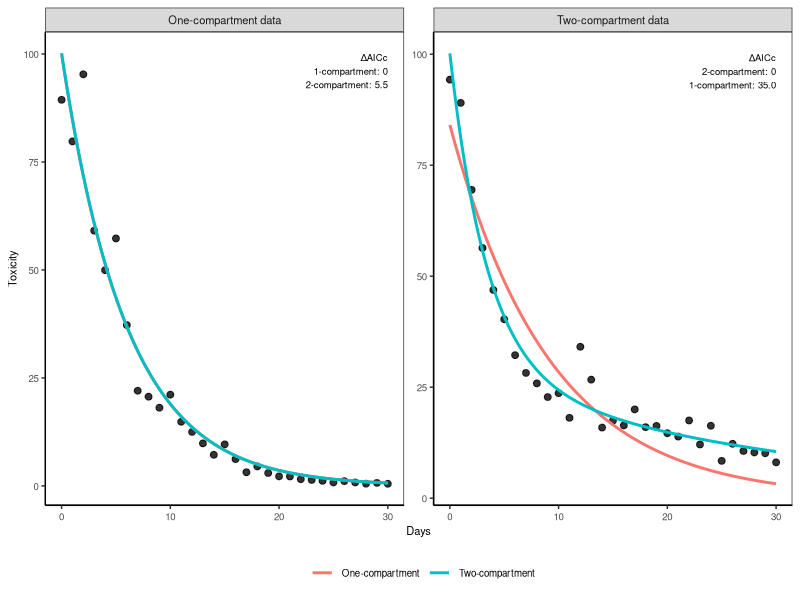

This figure's R source: (Note: this script raises an error after producing the figure.)

# Clear workspace
rm(list = ls())

# Setup
################################################################################

# Packages
library(tidyverse)
library(minpack.lm)   # for nlsLM (more robust than nls)

# Directories
plotdir <- "figures"


# 1) Simulate data
################################################################################

# Set seed
set.seed(123)

# Time grid (days)
t <- 0:30

# One-compartment truth: C(t) = C0 * exp(-k * t)
C0_1 <- 100
k1_true <- 0.18
y1_true <- C0_1 * exp(-k1_true * t)

# Two-compartment truth: C(t) = A*exp(-k_fast*t) + B*exp(-k_slow*t)
A_true  <- 60
B_true  <- 40
k_fast  <- 0.50
k_slow  <- 0.05
y2_true <- A_true * exp(-k_fast * t) + B_true * exp(-k_slow * t)

# Add multiplicative log-normal noise (keeps values positive)
# (~ 15% CV)
noise_sd <- 0.2
y1_obs <- y1_true * exp(rnorm(length(t), mean = 0, sd = noise_sd))
y2_obs <- y2_true * exp(rnorm(length(t), mean = 0, sd = noise_sd))

# Merge data
dat <- bind_rows(
  tibble(dataset = "One-compartment data", t = t, y = y1_obs),
  tibble(dataset = "Two-compartment data", t = t, y = y2_obs)
)


# 2) Model fitting helper functions
################################################################################

# One-compartment model: y = C0 * exp(-k * t)
fit_one_comp <- function(df) {
  start_C0 <- max(df$y)              # sensible start
  start_k  <- 0.2
  nlsLM(
    y ~ C0 * exp(-k * t),
    data  = df,
    start = list(C0 = start_C0, k = start_k),
    lower = c(0, 1e-8)
  )
}

# Two-compartment model: y = A*exp(-k1*t) + B*exp(-k2*t)
fit_two_comp <- function(df) {
  # starts: split initial value + distinct rates
  start_A  <- 0.6 * df$y[df$t == min(df$t)][1]
  start_B  <- 0.4 * df$y[df$t == min(df$t)][1]
  start_k1 <- 0.4     # "fast"
  start_k2 <- 0.05    # "slow"
  nlsLM(
    y ~ A * exp(-k1 * t) + B * exp(-k2 * t),
    data  = df,
    start = list(A = start_A, B = start_B, k1 = start_k1, k2 = start_k2),
    lower = c(0, 0, 1e-8, 1e-8)
  )
}

# AICc (Gaussian error) from RSS and p
# k = p + 1 to account for residual variance
aicc_from_fit <- function(fit, n) {
  p   <- length(coef(fit))
  k   <- p + 1
  RSS <- sum(resid(fit)^2)
  # AIC without constants (constants cancel in comparisons)
  AIC_val  <- n * log(RSS / n) + 2 * k
  AICc_val <- AIC_val + (2 * k * (k + 1)) / (max(n - k - 1, 1e-8))
  tibble(p = p, k = k, RSS = RSS, AIC = AIC_val, AICc = AICc_val)
}

# Safe fit wrapper (returns NULL on failure)
safe_fit <- function(f, df) {
  tryCatch(f(df), error = function(e) NULL)
}


# 3) Fit both models to each dataset & compare by AICc
################################################################################

fits <- dat %>%
  dplyr::group_by(dataset) %>%
  dplyr::group_map(~{
    df <- .x
    label <- .y$dataset[[1]]  # <- use .y, not df$dataset
    
    fit1 <- safe_fit(fit_one_comp, df)
    fit2 <- safe_fit(fit_two_comp, df)
    
    out <- dplyr::bind_rows(
      if (!is.null(fit1)) aicc_from_fit(fit1, n = nrow(df)) %>%
        dplyr::mutate(dataset = label, model = "One-compartment"),
      if (!is.null(fit2)) aicc_from_fit(fit2, n = nrow(df)) %>%
        dplyr::mutate(dataset = label, model = "Two-compartment")
    )
    
    out
  }) %>%
  list_rbind() %>%
  dplyr::group_by(dataset) %>%
  dplyr::mutate(
    dAICc = AICc - min(AICc),
    weight = exp(-0.5 * dAICc) / sum(exp(-0.5 * dAICc))
  ) %>%
  dplyr::ungroup()

print(dplyr::arrange(fits, dataset, AICc))

# Build labels


# 4) Predictions for plotting
################################################################################

# Refit (to keep the objects for predict()), then create a tidy grid
pred_grid <- tibble(t = seq(min(t), max(t), length.out = 300))

preds <- dat %>%
  group_by(dataset) %>%
  group_modify(~{
    df <- .x
    # fit both models
    fit1 <- safe_fit(fit_one_comp, df)
    fit2 <- safe_fit(fit_two_comp, df)
    
    # predictions (if fit exists)
    p1 <- if (!is.null(fit1)) {
      tibble(t = pred_grid$t,
             fit = as.numeric(predict(fit1, newdata = pred_grid)),
             model = "One-compartment")
    } else tibble()
    
    p2 <- if (!is.null(fit2)) {
      tibble(t = pred_grid$t,
             fit = as.numeric(predict(fit2, newdata = pred_grid)),
             model = "Two-compartment")
    } else tibble()
    
    bind_rows(p1, p2)
  }) %>%
  ungroup()

fits
aic_labels <- tibble(dataset=c("One-compartment data", 
                               "Two-compartment data"),
                     label=c("ΔAICc\n1-compartment: 0\n2-compartment: 5.5", 
                             "ΔAICc\n2-compartment: 0\n1-compartment: 35.0"))


# 5) Plot: data + both model fits, faceted by dataset
################################################################################

# Theme
base_theme <- theme(axis.text=element_text(size=7),
                    axis.title=element_text(size=8),
                    legend.text=element_text(size=7),
                    legend.title=element_text(size=8),
                    strip.text = element_text(size=8),
                    plot.tag=element_text(size=9),
                    # Gridlines
                    panel.grid.major = element_blank(), 
                    panel.grid.minor = element_blank(),
                    panel.background = element_blank(), 
                    axis.line = element_line(colour = "black"),
                    # Legend
                    legend.key = element_rect(fill = NA, color=NA),
                    legend.background = element_rect(fill=alpha('blue', 0)))

# Plot data
g <- ggplot(dat, aes(x = t, y = y)) +
  # Facet
  facet_wrap(~ dataset, scales = "free_y") +
  # Data
  geom_point(size = 2, alpha = 0.8) +
  # Fit
  geom_line(data = preds, aes(y = fit, color = model), linewidth = 1) +
  # Text
  geom_text(aic_labels, mapping=aes(label=label), x=30, y=100, hjust=1, vjust=1, size=2.4) +
  # Labels
  labs(x = "Days",
       y = "Toxicity",
       color = "") +
  # Theme
  theme_bw() + base_theme +
  theme(legend.position = "bottom")
g

# Export
ggsave(g, filename=file.path(plotdir, "FigS3_one_vs_two_compartments.png"), 
       width=6.5, height=4.0, units="in", dpi=600)
